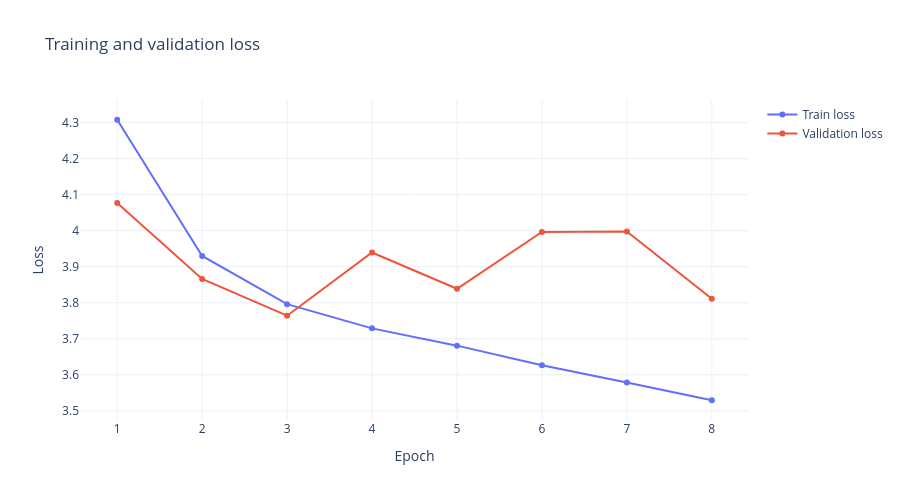

Source (notebook cell):
### Markdown cell above
## Training diagnostics and company-level forecast plots

This section shows training/validation loss curves and lets you inspect actual-vs-predicted behavior for any company in the test set.

### Code cell
# Plot training and validation loss curves when the Trainer callback was run

loss_history = globals().get('loss_history')
train_losses = getattr(loss_history, 'train_losses', [])
val_losses = getattr(loss_history, 'val_losses', [])

if len(train_losses) > 0 or len(val_losses) > 0:
    loss_fig = go.Figure()
    if len(train_losses) > 0:
        loss_fig.add_trace(go.Scatter(
            x=list(range(1, len(train_losses) + 1)),
            y=train_losses,
            mode='lines+markers',
            name='Train loss'
        ))
    if len(val_losses) > 0:
        loss_fig.add_trace(go.Scatter(
            x=list(range(1, len(val_losses) + 1)),
            y=val_losses,
            mode='lines+markers',
            name='Validation loss'
        ))
    loss_fig.update_layout(
        title='Training and validation loss',
        xaxis_title='Epoch',
        yaxis_title='Loss',
        template='plotly_white',
        height=500,
    )
    loss_fig.show()
else:
    print('Loss history is unavailable. Run the Trainer setup and training cells first.')

### Figure 1 — Plotly figure (JSON) as saved in the notebook; plotly's stock layout.template omitted (floating-point values rounded to 4 significant figures)
{"data": [{"mode": "lines+markers", "name": "Train loss", "type": "scatter", "x": [1, 2, 3, 4, 5, 6, 7, 8], "y": [4.308, 3.93, 3.796, 3.729, 3.681, 3.626, 3.579, 3.529]}, {"mode": "lines+markers", "name": "Validation loss", "type": "scatter", "x": [1, 2, 3, 4, 5, 6, 7, 8], "y": [4.077, 3.866, 3.764, 3.939, 3.839, 3.996, 3.998, 3.811]}], "layout": {"height": 500, "title": {"text": "Training and validation loss"}, "xaxis": {"title": {"text": "Epoch"}}, "yaxis": {"title": {"text": "Loss"}}}}
